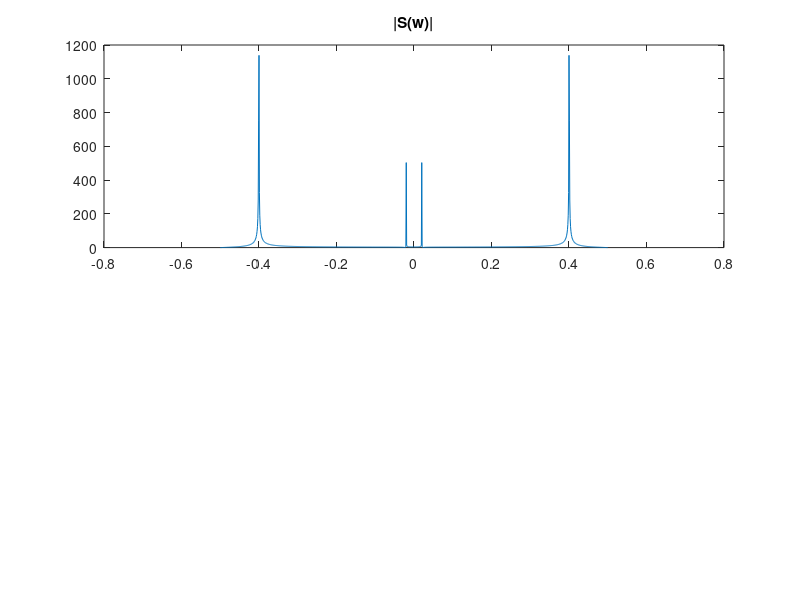
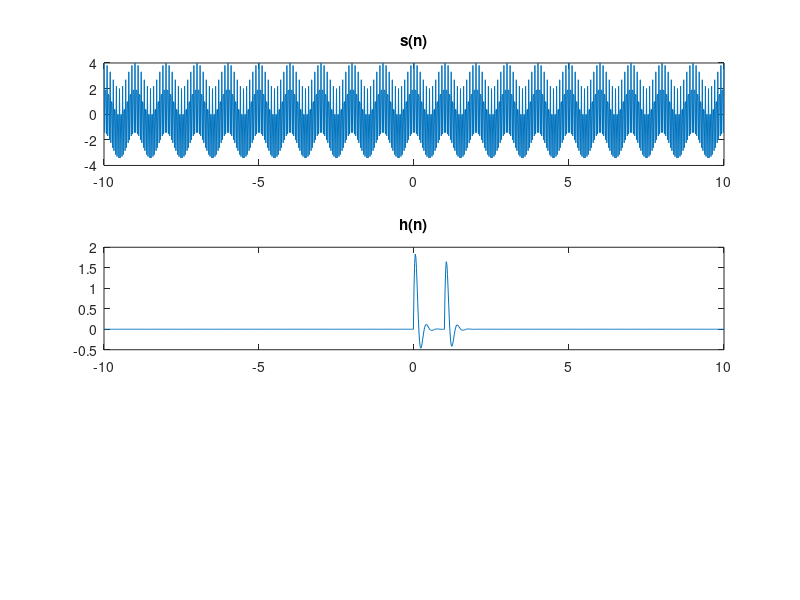

Write the MATLAB code that produced these figures, in order. (Note: this script raises an error after producing the figures.)
clear all; clc ;close all;

n = linspace(-10,10,1001);
w = linspace(-1/2,1/2,length(n));
%% Demo 2-4
s = cos(2*pi*1*n)+3*cos(2*pi*20*n);
figure;
plot(n,s);

S = fftshift(fft(s));
figure(1);
subplot(2,1,1);
plot(w,abs(S));
title('|S(w)|');


h=zeros(1,length(n));
for i = 3:length(n)
    h(i)=1.6*h(i-1)-0.73*h(i-2)+1*(n(i)==0)+0.9*(n(i)==1);    
end

figure(2);
subplot(3,1,1);
plot(n,s);
title('s(n)');

figure(2);
subplot(3,1,2);
plot(n,h);
title('h(n)');

[conv_y,out_length] = conv_(s,h);
conv_n = linspace(2*min(n),2*max(n),out_length);
figure(2);
subplot(3,1,3);
plot(conv_n,conv_y);

S_filter = fftshift(fft(conv_y(500:1500)));
figure(1);
subplot(2,1,2);
plot(w,abs(S_filter));
title("|S'(w)|");

